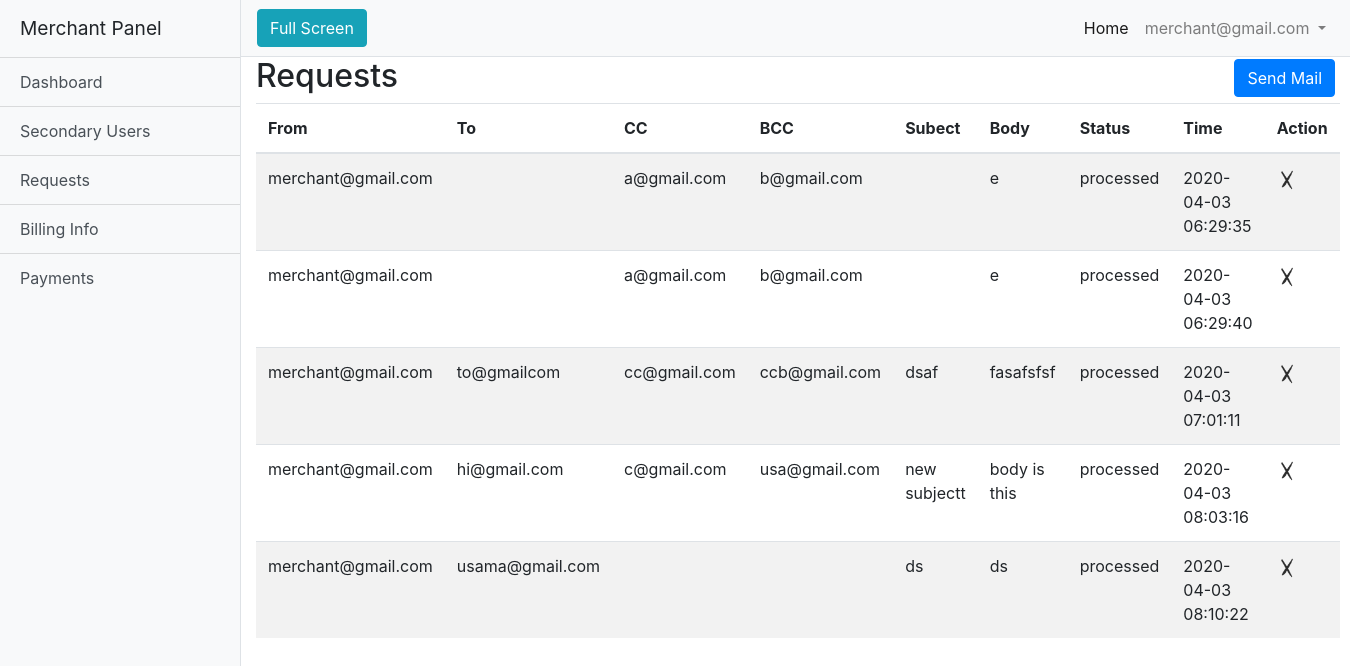
/merchant/index.php?pid=4 (signed in), run on the app's committed database.
### tables this page shows
CREATE TABLE `tb_req` (
  `r_id` int(11) NOT NULL,
  `r_to` varchar(255) NOT NULL,
  `r_from` varchar(255) NOT NULL,
  `r_cc` varchar(255) NOT NULL,
  `r_bcc` varchar(255) NOT NULL,
  `r_sub` varchar(255) NOT NULL,
  `r_body` text NOT NULL,
  `r_status` varchar(255) NOT NULL,
  `r_p` varchar(255) NOT NULL,
  `r_ref` varchar(255) NOT NULL,
  `r_web` varchar(255) NOT NULL,
  `time` timestamp NOT NULL DEFAULT CURRENT_TIMESTAMP ON UPDATE CURRENT_TIMESTAMP
);

### merchant/index.php (called while the page is built)
<?php
include "include/nav.php";
include "include/controller.php";
include "include/footer.php";
?>

### merchant/pages/req.php (the view)
<?php
include "../db.php";
$eml=$_SESSION["u_email"];
$sql="SELECT * from tb_req where r_p='$eml'";
$res=mysqli_query($conn,$sql);
$html="";
while($row=mysqli_fetch_assoc($res))
{
  $html.="
      <tr>
      <td>".$row['r_from']."</td>
      <td>".$row['r_to']."</td>
      <td>".$row['r_cc']."</td>
      <td>".$row['r_bcc']."</td>
      <td>".$row['r_sub']."</td>
      <td>".$row['r_body']."</td>
      <td>".$row['r_status']."</td>
      <td>".$row['time']."</td>
      <td>
           <a href='index.php?pid=15&uid=".$row['r_id']."'><img src='assets/images/del.png' width='20' ></a>
       </td>
      </tr>
  ";
}
?>

### merchant/include/nav.php (shortened to what this page needs)
<!DOCTYPE html>
<html lang="en">
<head>
  <link href="assets/css/bootstrap.min.css" rel="stylesheet">
  <link href="assets/css/simple-sidebar.css" rel="stylesheet">
</head>
<body>
  <div class="d-flex" id="wrapper">
    <div class="bg-light border-right" id="sidebar-wrapper">
      <div class="sidebar-heading">Merchant Panel </div>
      <div class="list-group list-group-flush">
        <a href="index.php?pid=1" class="list-group-item list-group-item-action bg-light">Dashboard</a>
        <a href="index.php?pid=3" class="list-group-item list-group-item-action bg-light">Secondary Users</a>
        <a href="index.php?pid=4" class="list-group-item list-group-item-action bg-light">Requests</a>
        <a href="index.php?pid=5" class="list-group-item list-group-item-action bg-light">Billing Info</a>
        <a href="index.php?pid=6" class="list-group-item list-group-item-action bg-light">Payments</a>
      </div>
    </div>
    <div id="page-content-wrapper">
      <nav class="navbar navbar-expand-lg navbar-light bg-light border-bottom">
        <button class="btn btn-info" id="menu-toggle">Full Screen</button>
        <div class="collapse navbar-collapse" id="navbarSupportedContent">
          <ul class="navbar-nav ml-auto mt-2 mt-lg-0">
            <li class="nav-item active">
              <a class="nav-link" href="index.php">Home <span class="sr-only">(current)</span></a>
            </li>
            <li class="nav-item dropdown">
              <a class="nav-link dropdown-toggle" href="#" id="navbarDropdown" role="button" data-toggle="dropdown" aria-haspopup="true" aria-expanded="false">
                <?php echo $_SESSION["u_email"]; ?>
              </a>
            </li>
          </ul>
        </div>
      </nav>

### merchant/include/controller.php (shortened to what this page needs)
<?php
 $chk =@ $_REQUEST["pid"];
 switch ($chk) {
 	case '4':
 	include "pages/requests.php";
 	break;
 }
?>

### merchant/pages/requests.php
<?php
include "req.php";
?>
      <div class="container-fluid">
         <h2><span>Requests</span><span style="float:right"><a href="index.php?pid=14"><button class="btn btn-primary" >Send Mail</button></a></span></h2>
  <table class="table table-striped">
    <thead>
      <tr>
        <th>From</th>
        <th>To</th>
        <th>CC</th>
        <th>BCC</th>
        <th>Subect</th>
        <th>Body</th>
        <th>Status</th>
        <th>Time</th>
        <th>Action</th>
      </tr>
    </thead>
    <tbody>
      <?php echo $html; ?>
    </tbody>
  </table>
      </div>

### merchant/include/footer.php (shortened to what this page needs)
 </div>
  </div>
</body>
</html>

### merchant/assets/css/simple-sidebar.css (style rules this page uses)
body { overflow-x: hidden; }
#sidebar-wrapper { min-height: 100vh; margin-left: -15rem; -webkit-transition: margin .25s ease-out; -moz-transition: margin .25s ease-out; -o-transition: margin .25s ease-out; transition: margin .25s ease-out; }
#sidebar-wrapper .sidebar-heading { padding: 0.875rem 1.25rem; font-size: 1.2rem; }
#sidebar-wrapper .list-group { width: 15rem; }
#page-content-wrapper { min-width: 100vw; }
@media (min-width: 768px) { #sidebar-wrapper { margin-left: 0; } }
@media (min-width: 768px) { #page-content-wrapper { min-width: 0; width: 100%; } }

### data on the page
tb_req: r_from "merchant@gmail.com", r_cc "a@gmail.com", r_bcc "b@gmail.com", r_body "e", r_status "processed", time "2020-04-03 06:29:35"
tb_req: r_from "merchant@gmail.com", r_cc "a@gmail.com", r_bcc "b@gmail.com", r_body "e", r_status "processed", time "2020-04-03 06:29:40"
tb_req: r_from "merchant@gmail.com", r_to "to@gmailcom", r_cc "cc@gmail.com", r_bcc "ccb@gmail.com", r_sub "dsaf", r_body "fasafsfsf", r_status "processed", time "2020-04-03 07:01:11"
tb_req: r_from "merchant@gmail.com", r_to "hi@gmail.com", r_cc "c@gmail.com", r_bcc "usa@gmail.com", r_sub "new subjectt", r_body "body is this", r_status "processed", time "2020-04-03 08:03:16"
tb_req: r_from "merchant@gmail.com", r_to "usama@gmail.com", r_sub "ds", r_body "ds", r_status "processed", time "2020-04-03 08:10:22"

### other printed values
$_SESSION["u_email"] "merchant@gmail.com"
